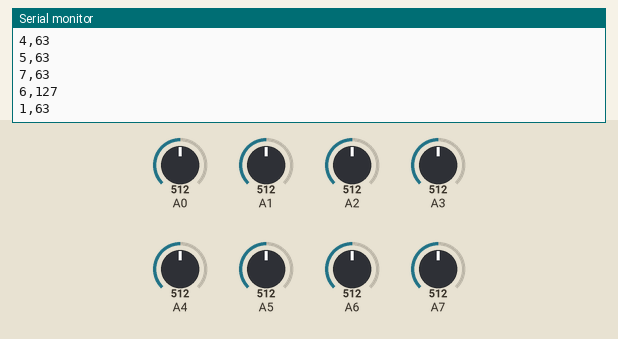
The sketch below on a simulated Arduino Uno, built with avr-gcc and run on an emulated ATmega328P. Shown: the last lines printed to the serial monitor. The inputs (shaded band) are chosen by the test bench; at power-on: A5 = 512, A0 = 512, A1 = 512, A2 = 512, A3 = 512, A4 = 512, A6 = 512, A7 = 512.

Above: at 1.2 s.
1.3 s: A5 set to 117
At 1.94 s:
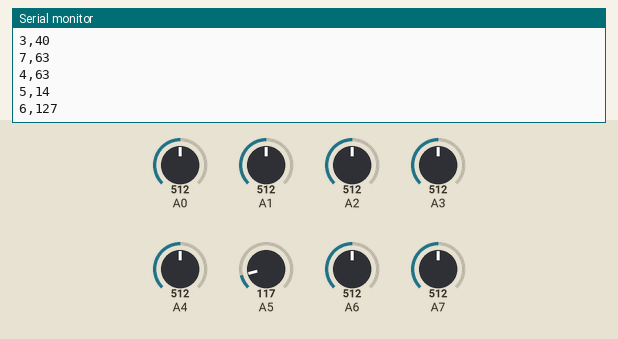
2.8 s: A5 set to 100
At 2.94 s:
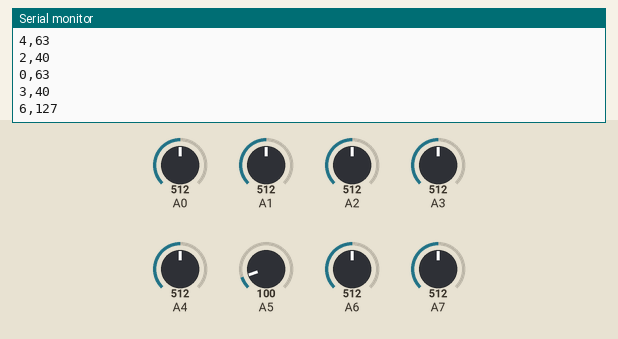
Timing chart, 0 to 5.8 s (numbered marks = the images above; inputs shaded):
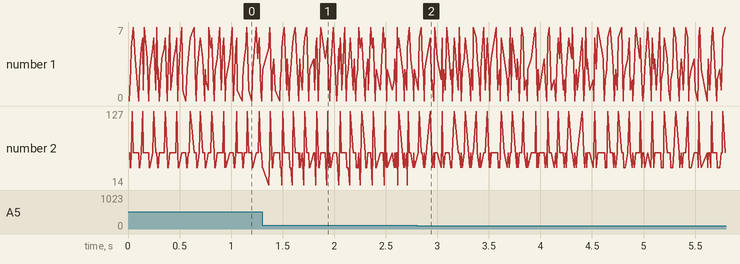

Measured:
- after the input at 1.3 s, the serial monitor: prints a new line after 0.06 s (image 1)

The sketch:

CabralDrums.ino
```cpp
  // 0:cHIMBAL_FEC  / 1:SURDO / 2:ton_1 / 3: ton_3 / 4:PRATO_ATK / 5:CAIXA/ 6:BUMBO / 7: Prato_Cond
byte numPad[8] = {         0,    1,    2,    3,    4,    5,    6,   7};
int sensibilidadeMin[8] = {100,  100,  320,  320,  275,  110,  30,  325}; //quanto maior o numero, menor a sensibilidade
int sensibilidadeMax[8] = {1023, 1023, 1600, 1600, 1023, 1023, 200, 1023};
int toqueDuploMin[8] = {   10,   10,   10,   10,   35,   10,   15,  20}; //quanto maior o numero, menor a possibilidade de toque duplo
int toqueDuploMax[8] = {   90,   125,  90,   90,   130,  110,  110, 120};
byte tipoSensor[8] = {144, 144, 144, 144, 144, 144, 144, 144};

#define READPIN 1
#define READPIN 2
#define READPIN 3
#define READPIN 4
#define READPIN 5
#define READPIN 6
#define READPIN 7
#define READPIN 8

//int led = 13;
int lerSensor = 0;
unsigned long miliSegAnt[8];
unsigned long segAtual[8];
unsigned int leituraSensor[10];
int lerNum[8] = {0, 0, 0, 0, 0, 0, 0, 0};
boolean tocarPad[8] = {true, true, true, true, true, true, true, true};

int pin = 0;

int normalizarSensor(int sensor, int pin) {
  if (sensor < sensibilidadeMin[pin])
  {
    sensor = sensibilidadeMin[pin];
  } else if (sensor > sensibilidadeMax[pin])
  {
    sensor = sensibilidadeMax[pin];
  }

  if (tipoSensor[pin] == 176) {
    sensor = map(sensor, sensibilidadeMax[pin], sensibilidadeMin[pin], 1, 127);
  }
  else
  {
    sensor = map(sensor, 0, sensibilidadeMax[pin], 0, 127);
  }

  return sensor;
}

void MIDI_TX(int message, byte tipoPad, byte forca) {

  Serial.print(tipoPad);
  Serial.print(",");
  Serial.println(forca);
  delay(5);
}


void setup() {

  Serial.begin(115200);


}

void loop() {
  for (pin = 0; pin < READPIN; pin++)
  {
    lerSensor = analogRead(pin);

    if ((tipoSensor[pin] != 128) && (lerSensor > sensibilidadeMin[pin]) && ((segAtual[pin] - miliSegAnt[pin]) <= toqueDuploMax[pin]))
    {
      segAtual[pin] = millis();

      if (lerNum[pin] < toqueDuploMin[pin])
      {
        if (lerSensor > leituraSensor[pin])
        {
          leituraSensor[pin] = lerSensor;

        }
        lerNum[pin]++;
      } else if (tocarPad[pin] == true)
      {

        tocarPad[pin] = false;

        int forca = normalizarSensor(leituraSensor[pin], pin);
        MIDI_TX(tipoSensor[pin], numPad[pin], forca);
        //digitalWrite(led, HIGH);
        //digitalWrite(led, LOW);
      }

    } else if ((segAtual[pin] - miliSegAnt[pin]) > toqueDuploMax[pin])
    {
      tocarPad[pin] = true;
      lerNum[pin] = 0;
      leituraSensor[pin] = 0;
      miliSegAnt[pin] = segAtual[pin];
    }
  }
}
```
